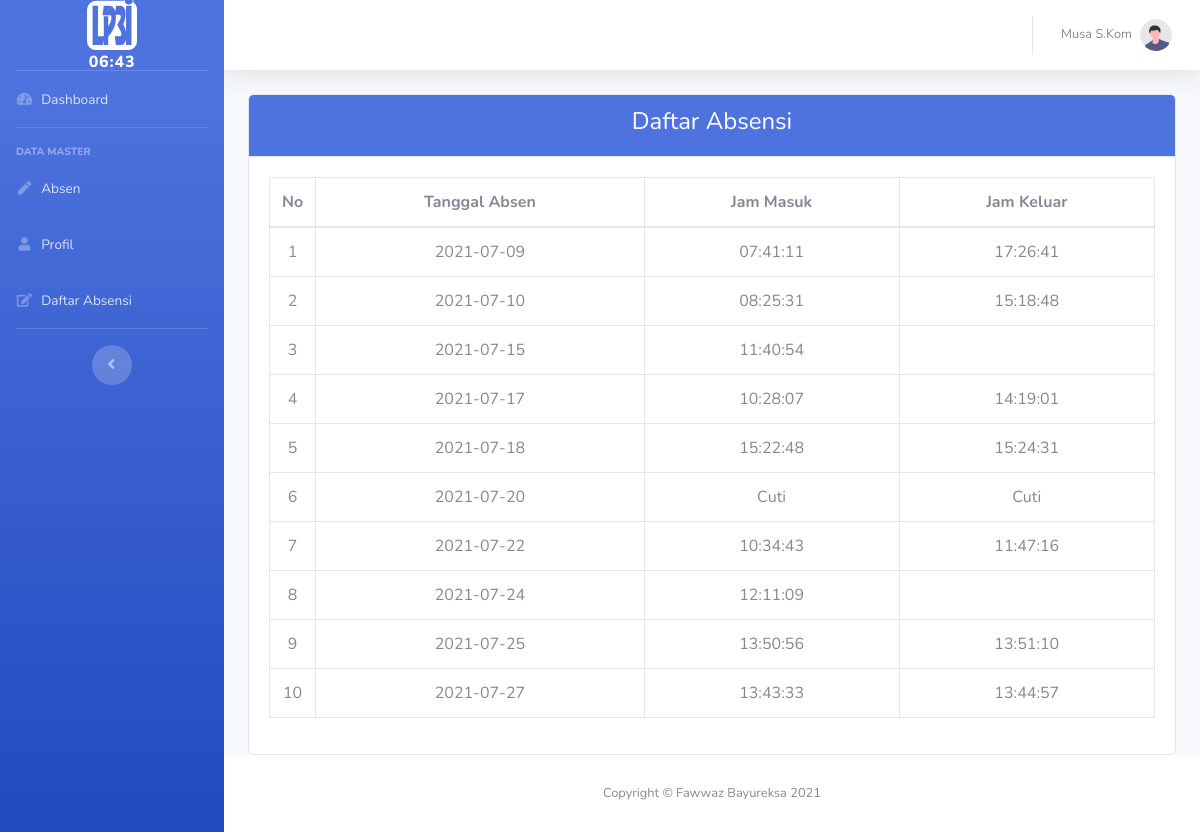
The app's page /?Page=daftar-absensi (signed in) with its own data.
### tables this page shows
CREATE TABLE `absensi` (
  `id_absen` int(11) NOT NULL,
  `nip` varchar(20) NOT NULL,
  `tgl_absen` date NOT NULL,
  `jam_masuk` time NOT NULL,
  `jam_keluar` time DEFAULT NULL,
  `suket` varchar(50) DEFAULT NULL,
  `keterangan` varchar(20) NOT NULL
);

### view/absensi/daftar.php (the view, shortened to what this page needs)
<?php
if (isset($_SESSION['user'])) {
	$nip = $_SESSION['user']['nip'];
}else{
	$nip = $_GET['id'];
}
 ?>
<div class="row justify-content-center">
	<div class="col-md-12">
	<div class="card">
			<div class="card-header bg-primary text-center">
				<h4 style="color:white;">Daftar Absensi</h4>
			</div>
			<div class="card-body">
				<table class="table table-bordered text-center">
					<thead>
						<tr>
							<th>No</th>
							<th>Tanggal Absen</th>
							<th>Jam Masuk</th>
							<th>Jam Keluar</th>
						</tr>
					</thead>
					<tbody >
							<?php
							$no = 1;
							$query = mysqli_query($db ,"SELECT * FROM absensi WHERE nip ='$nip'  ORDER BY tgl_absen");
							while ($data = mysqli_fetch_array($query)) {
							 ?>
						<tr>
							<td width="25px"><?=$no++?></td>
							<td>
								<?=$data['tgl_absen']?>
							</td>
							<td>
								<?php
									if ($data['keterangan'] == 'Hadir'){
										echo $data['jam_masuk'];
									}
									elseif ($data['keterangan'] == 'Cuti') {
										echo "Cuti";
									}elseif ($data['keterangan'] == 'Sakit') {
										echo "Sakit";
									}
								 ?>
							</td>
							<td>
								<?php
								if ($data['keterangan'] == 'Hadir'){
										if ($data['jam_keluar'] == '00:00:00') {
												echo "Belum Absen";
											}else{
												echo $data['jam_keluar'];
											}
									}
									elseif ($data['keterangan'] == 'Cuti') {
										echo "Cuti";
									}elseif ($data['keterangan'] == 'Sakit') {
										echo "Sakit";
									}
								 ?>
							</td>
						</tr>
					<?php } ?>
					</tbody>
				</table>
			</div>
		</div>
	</div>
</div>

### records on screen
absensi: tgl_absen "2021-07-09", jam_masuk "07:41:11", jam_keluar "17:26:41"
absensi: tgl_absen "2021-07-10", jam_masuk "08:25:31", jam_keluar "15:18:48"
absensi: tgl_absen "2021-07-15", jam_masuk "11:40:54"
absensi: tgl_absen "2021-07-17", jam_masuk "10:28:07", jam_keluar "14:19:01"
absensi: tgl_absen "2021-07-18", jam_masuk "15:22:48", jam_keluar "15:24:31"
absensi: tgl_absen "2021-07-20", keterangan "Cuti"
absensi: tgl_absen "2021-07-22", jam_masuk "10:34:43", jam_keluar "11:47:16"
absensi: tgl_absen "2021-07-24", jam_masuk "12:11:09"
absensi: tgl_absen "2021-07-25", jam_masuk "13:50:56", jam_keluar "13:51:10"
absensi: tgl_absen "2021-07-27", jam_masuk "13:43:33", jam_keluar "13:44:57"

### other values on screen
$_SESSION['user']['nama'] "Musa S.Kom"
